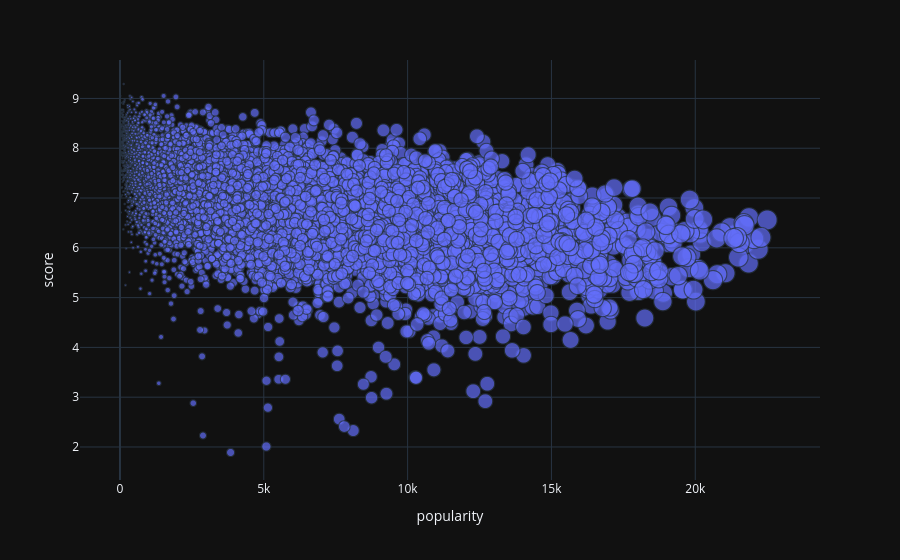

The cell this chart's notebook holds for it:
### Markdown cell above
##### Maybe it was expected to see the popularity of an anime to grow with the score, but as we can see it does not. Actually there is a slow curve going down so low popularity does not mean a low score but maybe low advertisement or just a niche product
###### It's interesting how the more popular an anime is the lower the score is, could that be the result of making a product for a larger type of users making it more mainstream and banal

### Code cell
fig = px.scatter(
    dfFav,
    x="popularity",
    y="score",
    text="title",
    hover_name="title",
    size="popularity",
    opacity=0.7
)
fig.update_traces(text = None)

fig.show()

### Figure 1 — Plotly figure (JSON) as saved in the notebook; plotly's stock layout.template omitted (floating-point values rounded to 4 significant figures; data arrays with more than 128 entries replaced by an {"elided": "..."} marker saying what was removed)
{"data": [{"hovertemplate": "<b>%{hovertext}</b><br><br>popularity=%{marker.size}<br>score=%{y}<br>title=%{text}<extra></extra>", "hovertext": {"elided": "9543 str values"}, "legendgroup": "", "marker": {"color": "#636efa", "opacity": 0.7, "size": {"elided": "9543 int values"}, "sizemode": "area", "sizeref": 56.25, "symbol": "circle"}, "mode": "markers+text", "name": "", "showlegend": false, "x": {"elided": "9543 int values"}, "xaxis": "x", "y": {"elided": "9543 float values"}, "yaxis": "y", "type": "scattergl"}], "layout": {"xaxis": {"anchor": "y", "domain": [0.0, 1.0], "title": {"text": "popularity"}}, "yaxis": {"anchor": "x", "domain": [0.0, 1.0], "title": {"text": "score"}}, "legend": {"tracegroupgap": 0, "itemsizing": "constant"}, "margin": {"t": 60}}}
